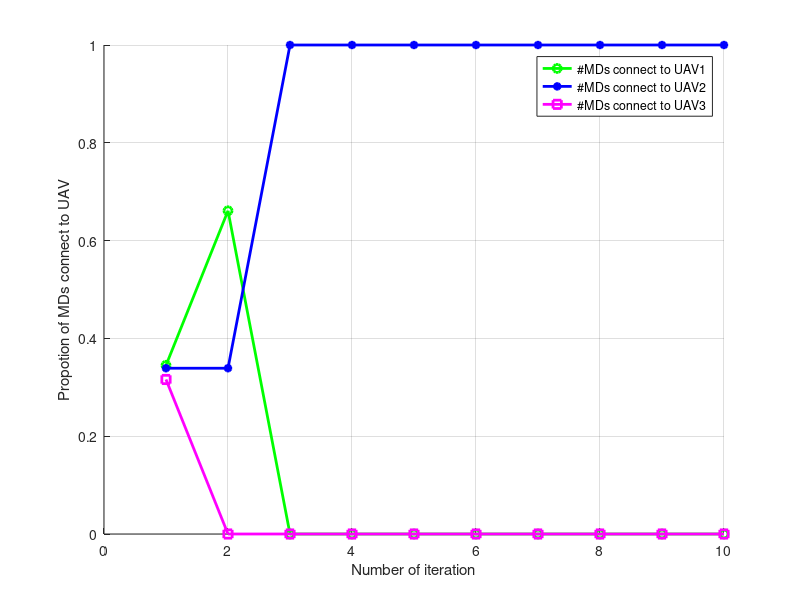
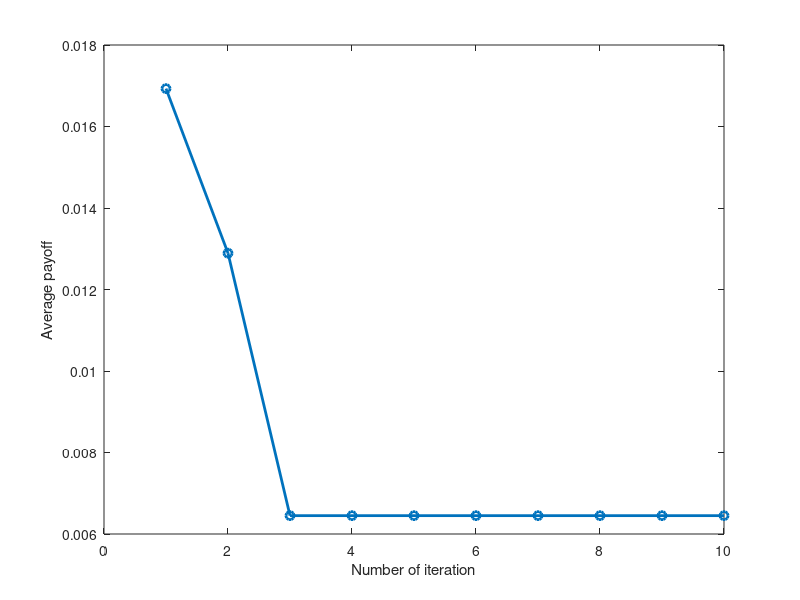

Here is the MATLAB script that generated these plots, in order:
%% This one is to test the evolutionary algorithm. The problem lies on that the proportion
% does not coneverge when the number of UAV is too small.

% author: Mi 

clc;clear;
haha = [];
avepay = [];

%% params
 N = 1000;    % number of UAVs
 K= 3;     % number of BS
 B = 40; % the available bandwidth for each all UAVs
 b = 4;  % the minimum bandwidth allocation for UAVs of each BS
 
kn = 1; % price coeff
iter = 10;
flag = 0;
% ergodic rate: a function of distance between BS and UAV
Rng = [0.4885, 0.1456, 0.0307]; 
pn = [1,0.3,0.1];  % the price of each BS
for iitt=1:20
 %% algorithm
 %rng('default');
 Nng = randi(K, N,1);  % initialize: each UAV in group g accesses to a BS randomly
 %Nng(1:10000) = 3;
 Bn = [B/3;B/3;B/3];
 Bn_new = zeros(K,1);
 Bn_iter = [];
 Nng_iter = [];
 xng_iter = [];
 EU = [];

payoff_ave_whole = [];
Nng_2 = Nng;
 for it=1:iter
     %% evolutionary game
     for i=1:N
         Payoff_UAV(i) = log(1+kn*Bn(Nng(i))*Rng(Nng(i))/(pn(Nng(i))*length(find(Nng==Nng(i)))));   % calculate the payoff when a UAV choose a BS
     end
     
     payoff_ave_whole = [payoff_ave_whole;mean(Payoff_UAV)];
     
     a1 = 0;
     a2 = 0;
     a3 = 0;
     for i=1:N
         if Nng(i)==1
             a1 = a1+1;
         end
         if Nng(i)==2
             a2=a2+1;
         end
         if Nng(i)==3
             a3 =a3+1;
         end
     end
     xng = [a1/N,a2/N,a3/N];
     xng_iter = [xng_iter;[a1/N,a2/N,a3/N]];
     
     %% switch to another BS if a UAV has a better choice
     for i=1:N
         Payoff_UAV(i) = log(1+kn*Bn(Nng(i))*Rng(Nng(i))/(pn(Nng(i))*length(find(Nng==Nng(i))))); 
         if Payoff_UAV(i)< mean(Payoff_UAV)
             %switch to another base station   (will change it to another better payoff BS)
             for op = 1:K
                 payoff_switch = log(1+kn*Bn(op)*Rng(op)/(pn(op)*length(find(Nng==op))));
                 if payoff_switch > Payoff_UAV(i)
                     op_best = op;
                     break;
                 else
                     op_best = Nng(i);
                 end    
             end
             Nng_2(i) = op_best;
         end
     end
     Nng = Nng_2;
 end
haha = [haha;xng_iter];  % run iitt times to test the robustness of the result
avepay = [avepay;mean(Payoff_UAV)];
end
 %% figure

figure(2); grid on
hold on
plot(xng_iter(:,1),'-go','Linewidth',2);hold on;
plot(xng_iter(:,2),'-b*','Linewidth',2);hold on;
plot(xng_iter(:,3),'-ms','Linewidth',2)
xlabel('Number of iteration');ylabel('Propotion of MDs connect to UAV');
legend('#MDs connect to UAV1','#MDs connect to UAV2','#MDs connect to UAV3');
 
 figure(3);grid on
 plot(payoff_ave_whole,'-o','Linewidth',2);
 xlabel('Number of iteration');
 ylabel('Average payoff');

